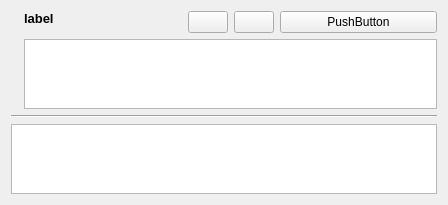
<?xml version="1.0" encoding="UTF-8"?>
<ui version="4.0">
 <class>Form</class>
 <widget class="QWidget" name="Form">
  <property name="geometry">
   <rect>
    <x>0</x>
    <y>0</y>
    <width>448</width>
    <height>203</height>
   </rect>
  </property>
  <property name="windowTitle">
   <string>Form</string>
  </property>
  <layout class="QVBoxLayout" name="verticalLayout_2">
   <item>
    <layout class="QHBoxLayout" name="horizontalLayout">
     <item>
      <widget class="QLabel" name="label_2">
       <property name="sizePolicy">
        <sizepolicy hsizetype="Maximum" vsizetype="Preferred">
         <horstretch>0</horstretch>
         <verstretch>0</verstretch>
        </sizepolicy>
       </property>
       <property name="text">
        <string/>
       </property>
       <property name="pixmap">
        <pixmap resource="../resource.qrc">:/icons/IsInstalled.ico</pixmap>
       </property>
       <property name="alignment">
        <set>Qt::AlignLeading|Qt::AlignLeft|Qt::AlignTop</set>
       </property>
      </widget>
     </item>
     <item>
      <layout class="QVBoxLayout" name="verticalLayout_3">
       <item>
        <layout class="QHBoxLayout" name="horizontalLayout_2">
         <item>
          <widget class="QLabel" name="appLabel">
           <property name="font">
            <font>
             <family>Arial</family>
             <pointsize>10</pointsize>
             <weight>75</weight>
             <bold>true</bold>
            </font>
           </property>
           <property name="text">
            <string>label</string>
           </property>
           <property name="alignment">
            <set>Qt::AlignLeading|Qt::AlignLeft|Qt::AlignTop</set>
           </property>
          </widget>
         </item>
         <item>
          <widget class="QPushButton" name="installBtn">
           <property name="sizePolicy">
            <sizepolicy hsizetype="Maximum" vsizetype="Maximum">
             <horstretch>0</horstretch>
             <verstretch>0</verstretch>
            </sizepolicy>
           </property>
           <property name="icon">
            <iconset resource="../resource.qrc">
             <normaloff>:/icons/Download.ico</normaloff>:/icons/Download.ico</iconset>
           </property>
           <property name="iconSize">
            <size>
             <width>32</width>
             <height>32</height>
            </size>
           </property>
          </widget>
         </item>
         <item>
          <widget class="QPushButton" name="upgradeBtn">
           <property name="sizePolicy">
            <sizepolicy hsizetype="Maximum" vsizetype="Maximum">
             <horstretch>0</horstretch>
             <verstretch>0</verstretch>
            </sizepolicy>
           </property>
           <property name="icon">
            <iconset resource="../resource.qrc">
             <normaloff>:/icons/hasupdate.ico</normaloff>:/icons/hasupdate.ico</iconset>
           </property>
           <property name="iconSize">
            <size>
             <width>32</width>
             <height>32</height>
            </size>
           </property>
          </widget>
         </item>
         <item>
          <widget class="QPushButton" name="pushButton_2">
           <property name="text">
            <string>PushButton</string>
           </property>
          </widget>
         </item>
        </layout>
       </item>
       <item>
        <widget class="QPlainTextEdit" name="plainTextEdit"/>
       </item>
      </layout>
     </item>
    </layout>
   </item>
   <item>
    <widget class="Line" name="line">
     <property name="orientation">
      <enum>Qt::Horizontal</enum>
     </property>
    </widget>
   </item>
   <item>
    <layout class="QVBoxLayout" name="verticalLayout">
     <item>
      <widget class="QTextBrowser" name="textBrowser"/>
     </item>
    </layout>
   </item>
  </layout>
 </widget>
 <resources>
  <include location="../resource.qrc"/>
 </resources>
 <connections/>
</ui>
